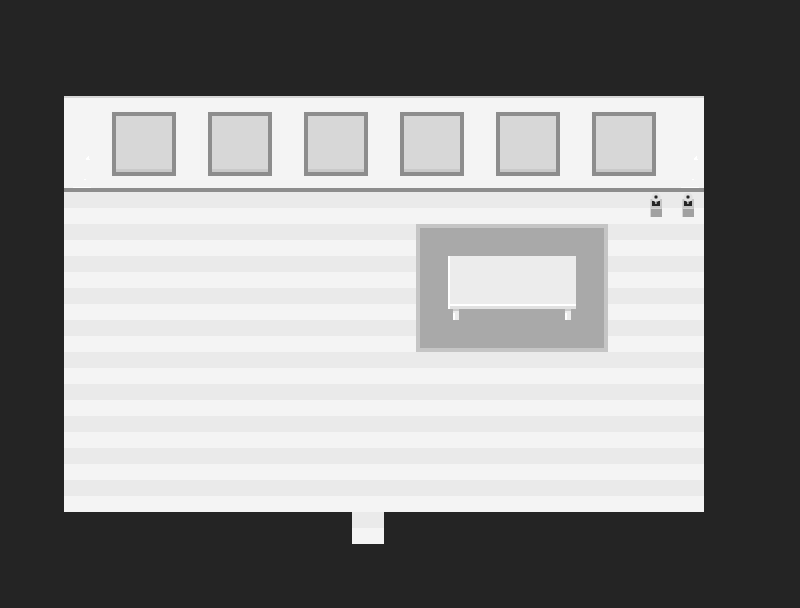

Rendered tile map (Tiled .tmx) drawn with the repository's tilesets; below, a short description and the map source with its tile grids summarised:
An orthogonal 25x19 tile map with 32x32 px tiles, 3 tile layers (ground1, ground2, foreground).

<map version="1.0" orientation="orthogonal" width="25" height="19" tilewidth="32" tileheight="32" backgroundcolor="#000000">
 <tileset firstgid="1" name="tileset_village" tilewidth="32" tileheight="32">
  <image source="tileset_village.png" width="640" height="320" />
  <tile id="6">
   <properties>
    <property name="passable" value="True" />
   </properties>
  </tile>
  <tile id="9">
   <properties>
    <property name="passable" value="True" />
   </properties>
  </tile>
  <tile id="10">
   <properties>
    <property name="door" value="True" />
    <property name="door_destination" value="7 38" />
    <property name="door_map" value="village" />
    <property name="passable" value="True" />
   </properties>
  </tile>
  <tile id="11">
   <properties>
    <property name="passable" value="True" />
   </properties>
  </tile>
  <tile id="112">
   <properties>
    <property name="passable" value="True" />
   </properties>
  </tile>
  <tile id="113">
   <properties>
    <property name="passable" value="True" />
   </properties>
  </tile>
  <tile id="114">
   <properties>
    <property name="passable" value="True" />
   </properties>
  </tile>
  <tile id="115">
   <properties>
    <property name="passable" value="True" />
   </properties>
  </tile>
  <tile id="132">
   <properties>
    <property name="passable" value="True" />
   </properties>
  </tile>
  <tile id="133">
   <properties>
    <property name="passable" value="True" />
   </properties>
  </tile>
  <tile id="134">
   <properties>
    <property name="passable" value="True" />
   </properties>
  </tile>
  <tile id="135">
   <properties>
    <property name="passable" value="True" />
   </properties>
  </tile>
 </tileset>
 <layer name="ground1" width="25" height="19">
  <data>[475 cells, 475 non-empty, 3 distinct tile ids]</data>
 </layer>
 <layer name="ground2" width="25" height="19">
  <data>[475 cells, 475 non-empty, 31 distinct tile ids]</data>
 </layer>
 <layer name="foreground" width="25" height="19">
  <data>[475 cells, 0 non-empty, 0 distinct tile ids]</data>
 </layer>
</map>
